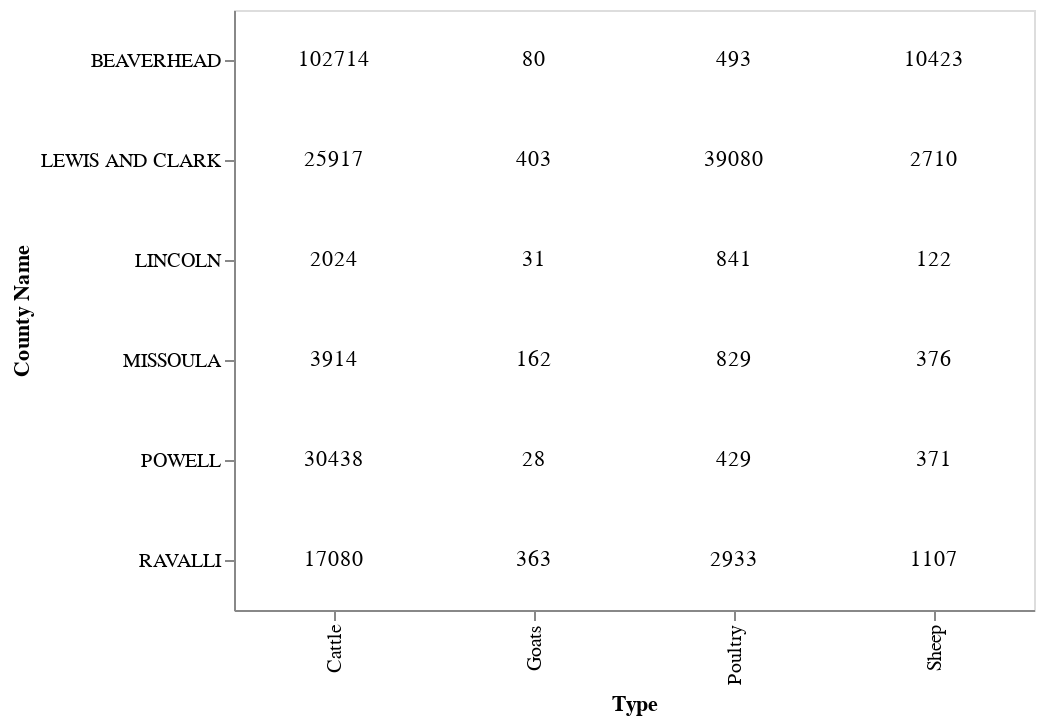

Source (notebook cell):
### Code cell
# A table!
# Note `mark_text()`
alt.Chart(data).mark_text().encode(
    text='Count',
    y='County Name',
    x='Type',
)

### Figure 1 — Vega-Lite specification as saved in the notebook (floating-point values rounded to 4 significant figures)
{"$schema": "https://vega.github.io/schema/vega-lite/v3.4.0.json", "config": {"background": "white", "mark": {"tooltip": null}, "view": {"height": 300, "width": 400}}, "data": {"name": "data-5e45537d704e40d370d31d5e8e61fd87"}, "datasets": {"data-5e45537d704e40d370d31d5e8e61fd87": [{"Count": 3914, "County Id": 4, "County Name": "MISSOULA", "Type": "Cattle", "Year": 2018}, {"Count": 25917, "County Id": 5, "County Name": "LEWIS AND CLARK", "Type": "Cattle", "Year": 2018}, {"Count": 17080, "County Id": 13, "County Name": "RAVALLI", "Type": "Cattle", "Year": 2018}, {"Count": 102714, "County Id": 18, "County Name": "BEAVERHEAD", "Type": "Cattle", "Year": 2018}, {"Count": 30438, "County Id": 28, "County Name": "POWELL", "Type": "Cattle", "Year": 2018}, {"Count": 2024, "County Id": 56, "County Name": "LINCOLN", "Type": "Cattle", "Year": 2018}, {"Count": 376, "County Id": 4, "County Name": "MISSOULA", "Type": "Sheep", "Year": 2018}, {"Count": 2710, "County Id": 5, "County Name": "LEWIS AND CLARK", "Type": "Sheep", "Year": 2018}, {"Count": 1107, "County Id": 13, "County Name": "RAVALLI", "Type": "Sheep", "Year": 2018}, {"Count": 10423, "County Id": 18, "County Name": "BEAVERHEAD", "Type": "Sheep", "Year": 2018}, {"Count": 371, "County Id": 28, "County Name": "POWELL", "Type": "Sheep", "Year": 2018}, {"Count": 122, "County Id": 56, "County Name": "LINCOLN", "Type": "Sheep", "Year": 2018}, {"Count": 162, "County Id": 4, "County Name": "MISSOULA", "Type": "Goats", "Year": 2018}, {"Count": 403, "County Id": 5, "County Name": "LEWIS AND CLARK", "Type": "Goats", "Year": 2018}, {"Count": 363, "County Id": 13, "County Name": "RAVALLI", "Type": "Goats", "Year": 2018}, {"Count": 80, "County Id": 18, "County Name": "BEAVERHEAD", "Type": "Goats", "Year": 2018}, {"Count": 28, "County Id": 28, "County Name": "POWELL", "Type": "Goats", "Year": 2018}, {"Count": 31, "County Id": 56, "County Name": "LINCOLN", "Type": "Goats", "Year": 2018}, {"Count": 829, "County Id": 4, "County Name": "MISSOULA", "Type": "Poultry", "Year": 2018}, {"Count": 39080, "County Id": 5, "County Name": "LEWIS AND CLARK", "Type": "Poultry", "Year": 2018}, {"Count": 2933, "County Id": 13, "County Name": "RAVALLI", "Type": "Poultry", "Year": 2018}, {"Count": 493, "County Id": 18, "County Name": "BEAVERHEAD", "Type": "Poultry", "Year": 2018}, {"Count": 429, "County Id": 28, "County Name": "POWELL", "Type": "Poultry", "Year": 2018}, {"Count": 841, "County Id": 56, "County Name": "LINCOLN", "Type": "Poultry", "Year": 2018}]}, "encoding": {"text": {"field": "Count", "type": "quantitative"}, "x": {"field": "Type", "type": "nominal"}, "y": {"field": "County Name", "type": "nominal"}}, "mark": "text"}
